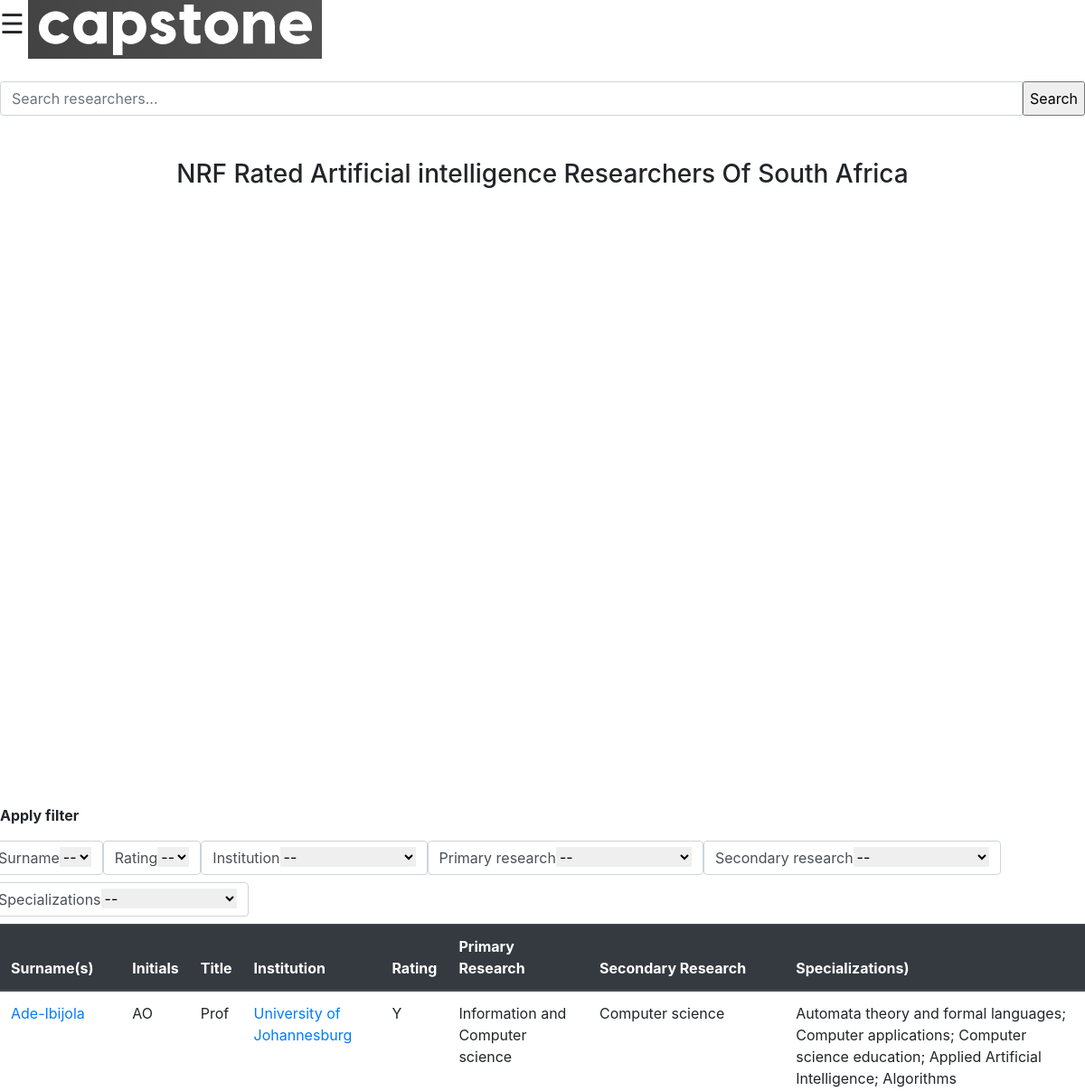
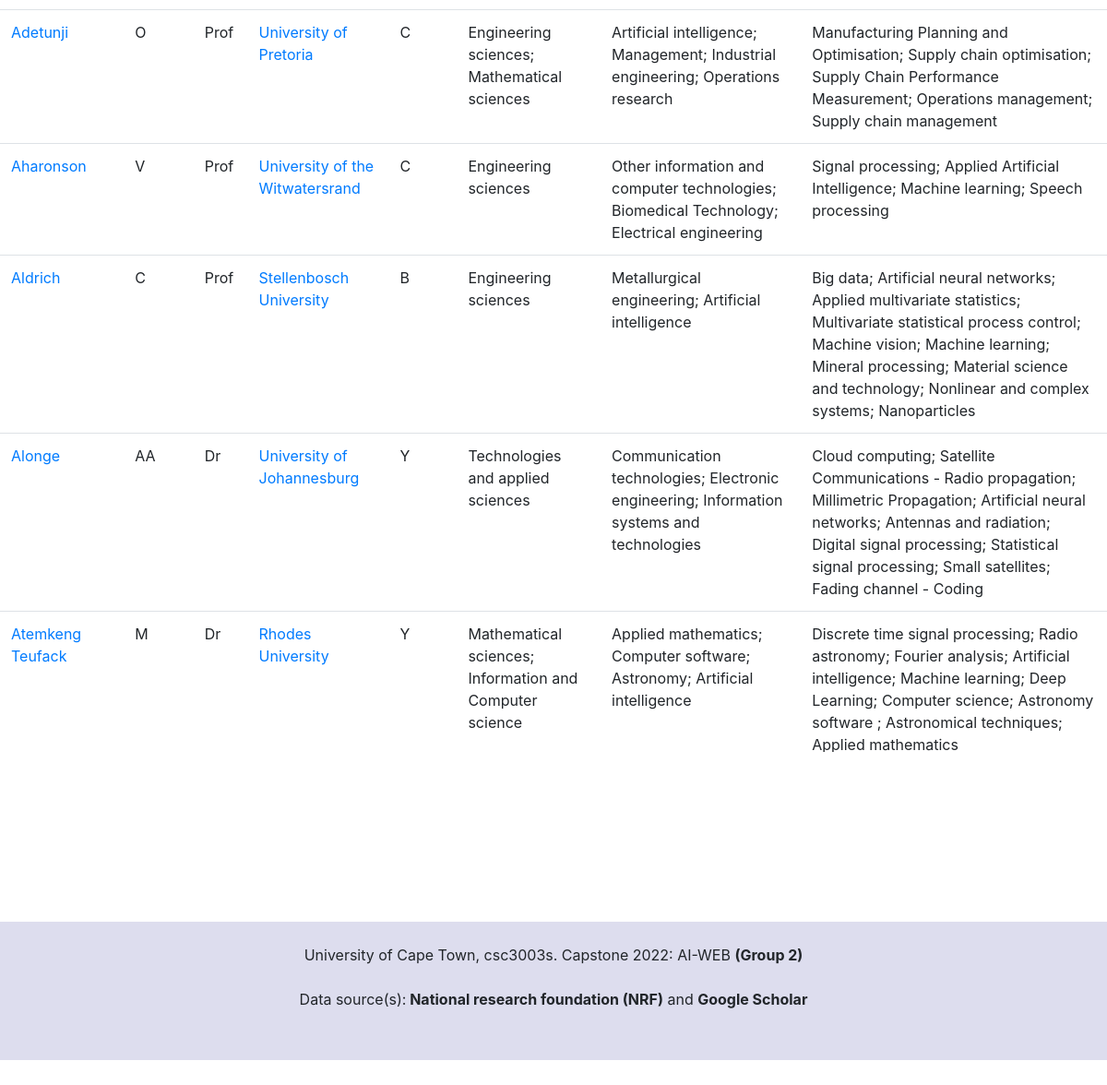
Screenshot of /researchers with the database file from the repository (2 pictures, top to bottom).
### tables this page shows
CREATE TABLE Researchers (id INTEGER primary key autoincrement ,Surname TEXT ,Initials TEXT ,Title TEXT ,Institution TEXT ,Rating TEXT ,Rating_Start DATE ,Rating_Ending DATE ,PrimaryResearch TEXT ,SecondaryResearch TEXT ,Specializations TEXT );

### app.py (the view)
@app.route("/researchers", methods=["GET"])
def researchers():
    return pages.researchers_page()

### DB_manager.py (called while the page is built)
    def researchers_per_rating(self, table="Researchers"):
        frequencies = [0, 0, 0, 0, 0]
        ratings = ["A", "B", "C", "P", "Y"]
        conn = sqlite3.connect(self.DB_name)
        cursor = conn.cursor()
        query = SQL_queries.get_table(table, columns=["Rating", "count(rating)"])
        query += SQL_queries.group_by("Rating")
        cursor.execute(query)
        values = cursor.fetchall()
        for i in range(len(ratings)):
            if values[i][0] is not None:
                frequencies[ratings.index(values[i][0])] = (values[i][1])
        return ratings, frequencies

### Graph_JSONs.py (called while the page is built)
    def researchers_per_rating_JSON(self, table="Researchers"):
        rating_dist = self.manager.researchers_per_rating(table)
        x_axis = rating_dist[0]
        y_axis = rating_dist[1]
        df = pd.DataFrame({
            'Rating': x_axis,
            table: y_axis,
        })
        fig = px.bar(df, x='Rating', y=table,  barmode='group', title="Researcher distribution by rating")
        fig.update_layout(title="Researcher distribution by rating", title_x=0.5)
        fig.update_traces(marker_color='Yellow')
        graphJSON = json.dumps(fig, cls=plotly.utils.PlotlyJSONEncoder)
        return graphJSON

### SQL_queries.py (called while the page is built)
    @staticmethod
    def get_table(table_name, columns=None, single_column="", DISTINCT=False):
        query = "select "
        if DISTINCT:
            query += "DISTINCT "
        if columns is not None:
            for column in columns:
                query += column + ","
            query = query[0: len(query) - 1]
        elif single_column != "":
            query += single_column
        else:
            query += " *"
        query += " from " + table_name
        return query

    @staticmethod
    def group_by(column):
        group_by = " GROUP BY " + column
        return group_by

### Webpage_builder.py (called while the page is built)
    def fetch_options(self, table_n , option_columns):
        conn = sqlite3.connect(self.NRF_database_file)
        conn.row_factory = sqlite3.Row
        cursor = conn.cursor()
        options = []
        for i in range(len(option_columns)):
            try:
                cursor.execute(SQL_queries.get_table(table_n, single_column=option_columns[i], DISTINCT=True))
                options.append(cursor.fetchall())
            except sqlite3.Error:
                print("Unable to obtain " + option_columns[i] + " options!")
        list(dict.fromkeys(options))
        print(options)
        return options

### templates/researchers.html (shortened to what this page needs)
{% extends 'base.html' %}
{% block body %}
<br>
<br>
<div>
  <form class="input-group input-group-xs" action="/search_results" method="GET">
    <input type="text" placeholder="Search researchers..." class="form-control" name="researcher_search">
    <input type="submit" value="Search">
  </form>
</div>
<br><br>
  <div>
<h3 style="text-align: center">NRF Rated Artificial intelligence Researchers Of South Africa</h3>
  </div>
<span id='page_rating_dist' style="width: 800px; height: 600px;" class="center"></span>
    <br><br><br>
    <p class="text-heading-default font-weight-bold pix-ready"><span class="slide-in-container"><span class="d-inline-block text-heading-default animated">Apply</span></span> <span class="slide-in-container"><span class="d-inline-block text-heading-default animated">filter</span></span> </p>
<div id="content">
  <span class="input-group input-group-sm row" >
    <div>
    <label class="form-control col"> Surname
     <select name="Surname" style="border:0px; float: right;width=150px;" id="input_surname" onchange="filter(0, this.value, this.id)">
           <option value="">--</option>
      </select>
    </label>
    </div>
    <div>
    <label class="form-control col"> Rating
     <select name="Rating" style="border:0px; float: right;" id="input_rating" onchange="filter(4, this.value, this.id)">
        <option value="">--</option>
      </select>
    </label>
    </div>
    <div>
    <label class="form-control col" > Institution
      <select name="Institution" style="border:0px; float: right;width:150px;" id="input_institution" onchange="filter(3, this.value, this.id)">
          <option value="">--</option>
      </select>
    </label>
    </div>
    <div>
    <label class="form-control col"> Primary research
      <select name="Primary research" class=wgtmsr" style="border:0px; float: right; width:150px;" id="input_Primary" onchange="filter(5, this.value, this.id)">
          <option value="">--</option>
      </select>
    </label>
    </div>
    <div>
    <label class="form-control col"> Secondary research
      <select name="Secondary research" class="wgtmsr" style="border:0px; float: right;width:150px;" id="input_Secondary" onchange="filter(6, this.value, this.id)">
          <option value="">--</option>
      </select>
    </label>
    </div>
      <div>
    <label class="form-control col"> Specializations
      <select name="Specializations" class="wgtmsr" style="border:0px; float: right;width:150px;" id="input_Specializations"
              onchange="filter(7, this.value, this.id)">
          <option value="">--</option>
      </select>
    </label>
    </div>
  </span>
<table class="table"  id="ResearchersTable">
    <thead class="thead-dark" style="position: sticky;">
        <th>Surname(s)</th>
        <th>Initials</th>
        <th>Title</th>
        <th>Institution</th>
        <th>Rating</th>
        <th>Primary Research</th>
        <th>Secondary Research</th>
        <th>Specializations)</th>
    </thead>
    {% for row in rows %}
        <tr>
              <td><a href={{'/researcher_'+row["id"]|string}}>{{row["surname"]}}</a></td>
              <td>{{row["initials"]}}</td>
              <td>{{row["title"]}}</td>
              <td><a href={{'/inst_'+row["institution"].replace(' ','+')}}>{{row["institution"]}}</a></td>
              <td>{{row["rating"]}}</td>
              <td>{{row["primaryResearch"]}}</td>
              <td>{{row["secondaryResearch"]}}</td>
              <td>{{row["Specializations"]}}</td>
        </tr>
    {% endfor %}
</table>
<br>
<br>
</div>
{% endblock %}

### templates/base.html (shortened to what this page needs)
<!DOCTYPE html>
<html lang="en">
<head>
    <link rel="stylesheet" href="https://cdn.jsdelivr.net/npm/bootstrap@4.6.1/dist/css/bootstrap.min.css">
    <link rel="stylesheet" href="static/css/styles.css">
</head>
<body>
      <span>
        <span style="font-size:30px;cursor:pointer" onclick="openNav()">&#9776;</span>
      </span>
      <a href="/"><img src="static/images/logo.png" style="display: inline-block;"></a>
    {% block body %} {% endblock %}
    <br><br><br><br><br>
    <div class="footer" style="text-align:center;background-color: #DDDDEE;  width: 100%; height: 150px;">
    <br>
    <p>
        University of Cape Town, csc3003s. Capstone 2022: AI-WEB <strong>(Group 2)</strong><br><br>
    Data source(s):<strong> National research foundation (NRF)</strong> and <strong>Google Scholar</strong><br>
    </p>
</div>
    </body>
</html>

### static/css/styles.css (style rules this page uses)
th { position: -webkit-sticky; position: sticky; top: 0; z-index: 2; }
.wgtmsr option { width:150px; }
table { background-color: white; overflow-y: scroll; max-height: 1000px; display: block;; }
.center { display: block; margin-left: auto; margin-right: auto; width: 50%; }

### rows the page displays
Researchers: surname "Ade-Ibijola", initials "AO", title "Prof", institution "University of Johannesburg", rating "Y", primaryResearch "Information and Computer science", secondaryResearch "Computer science", Specializations "Automata theory and formal languages; Computer applications; Computer science education; Applied Artificial Intelligence; Algorithms"
Researchers: surname "Adetunji", initials "O", title "Prof", institution "University of Pretoria", rating "C", primaryResearch "Engineering sciences; Mathematical sciences", secondaryResearch "Artificial intelligence; Management; Industrial engineering; Operations research", Specializations "Manufacturing Planning and Optimisation; Supply chain optimisation; Supply Chain Performance Measurement; Operations management; Supply chain management"
Researchers: surname "Aharonson", initials "V", title "Prof", institution "University of the Witwatersrand", rating "C", primaryResearch "Engineering sciences", secondaryResearch "Other information and computer technologies; Biomedical Technology; Electrical engineering", Specializations "Signal processing; Applied Artificial Intelligence; Machine learning; Speech processing"
Researchers: surname "Aldrich", initials "C", title "Prof", institution "Stellenbosch University", rating "B", primaryResearch "Engineering sciences", secondaryResearch "Metallurgical engineering; Artificial intelligence", Specializations "Big data; Artificial neural networks; Applied multivariate statistics; Multivariate statistical process control; Machine vision; Machine learning; Mineral processing; Material science and technology; Nonlinear and complex systems; Nanoparticles"
Researchers: surname "Alonge", initials "AA", title "Dr", institution "University of Johannesburg", rating "Y", primaryResearch "Technologies and applied sciences", secondaryResearch "Communication technologies; Electronic engineering; Information systems and technologies", Specializations "Cloud computing; Satellite Communications - Radio propagation; Millimetric Propagation; Artificial neural networks; Antennas and radiation; Digital signal processing; Statistical signal processing; Small satellites; Fading channel - Coding"
Researchers: surname "Atemkeng Teufack", initials "M", title "Dr", institution "Rhodes University", rating "Y", primaryResearch "Mathematical sciences; Information and Computer science", secondaryResearch "Applied mathematics; Computer software; Astronomy; Artificial intelligence", Specializations "Discrete time signal processing; Radio astronomy; Fourier analysis; Artificial intelligence; Machine learning; Deep Learning; Computer science; Astronomy software ; Astronomical techniques; Applied mathematics"
